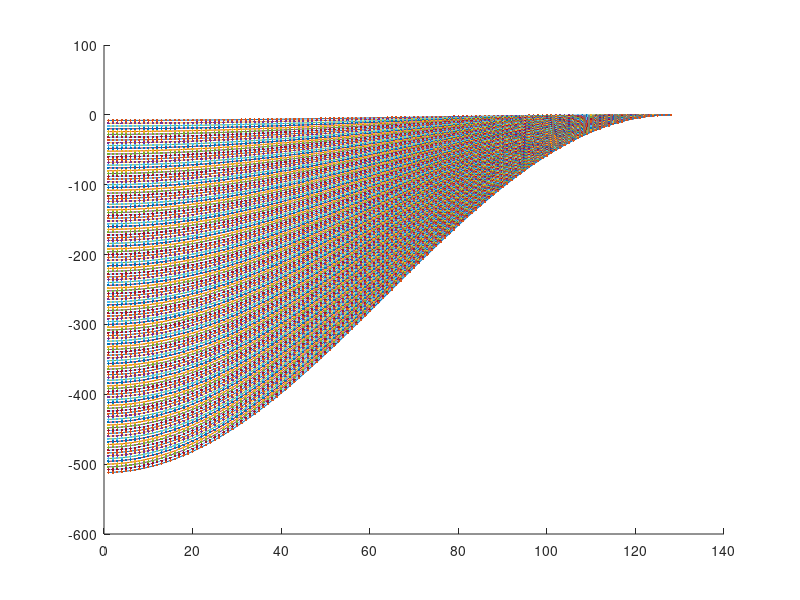

The MATLAB source for this figure:
% demo Laplacian
%------------------------------------------------------------
% Copyright (C) 2012 Jean Daunizeau / License GNU GPL v2
%------------------------------------------------------------

hf = figure;
ha = axes('parent',hf,'nextplot','add');
N = 128;
dx = 1;
for n=2:N
    G = diag(ones(N,1),0)-diag(ones(N-1,1),1);
    L = -G'*G;
    L(N,N) = -1;
    L = L./(dx/n);
    ev = eig(L);
    plot(ha,ev)
    plot(ha,ev,'.')
    pause
end

% hf = figure;
% ha = axes('parent',hf,'nextplot','add');
% N = 64;
% for n=2:N
%     L = diag(ones(n,1),0)-diag(ones(n-1,1),1)./5;
%     ev = eig(L'*L);
%     plot(ha,ev)
%     plot(ha,ev,'.')
% end